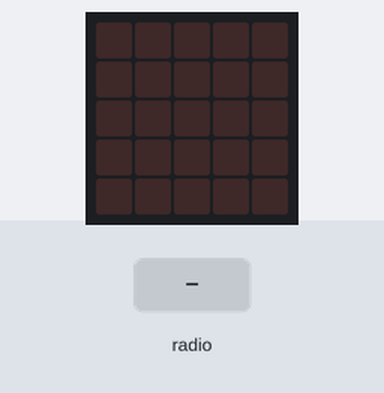
Bench run of a program on a simulated BBC micro:bit (MakeCode). Shown: the board's 5×5 LED display. The inputs (shaded band) are chosen by the test bench. No radio messages arrive unless stated (any console line starting 'radio sent:' is added by the test bench); what the program prints to the serial console is not drawn.

Above: at 1.2 s.
1.3 s: radio message "Moving" arrives
At 2.2 s:
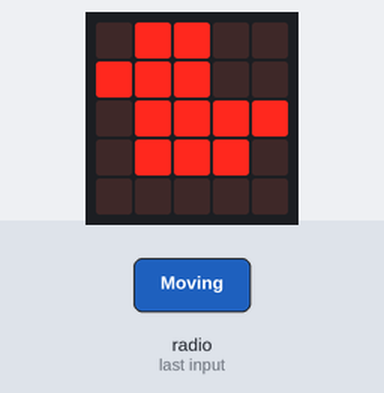
2.8 s: radio message "Still" arrives
At 3.3 s:
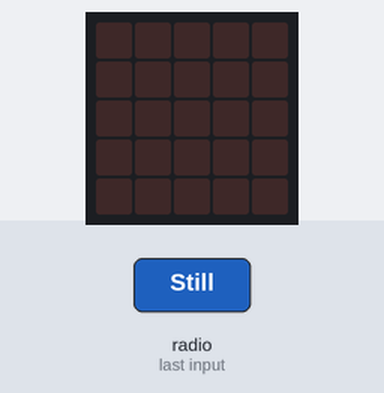
Timing chart, 0 to 5.8 s (numbered marks = the images above; inputs shaded):
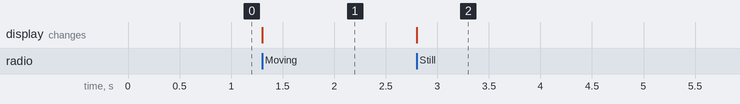

The program:

walker_master.py
```python
def on_received_string(receivedString):
    if receivedString == "Moving":
        basic.show_icon(IconNames.DUCK)
    elif receivedString == "Still":
        basic.clear_screen()
radio.on_received_string(on_received_string)

running_time_in_seconds = 0
radio.set_group(1)
number = 1
currenttime = running_time_in_seconds
initialtime = running_time_in_seconds

def on_forever():
    global running_time_in_seconds
    running_time_in_seconds = Math.round(input.running_time()) / 1000
    basic.pause(1000)
basic.forever(on_forever)

def on_forever2():
    basic.pause(200)
    radio.send_number(0)
basic.forever(on_forever2)

def on_forever3():
    radio.set_transmit_power(7)
    radio.send_number(0)
    basic.pause(200)
basic.forever(on_forever3)
```

Measured:
- after the input at 1.3 s, the display: changes at once (image 1)
- after the input at 2.8 s, the display: changes at once (image 2)
